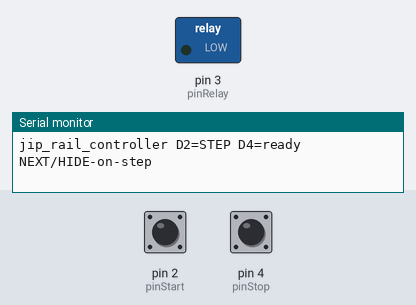
Bench run of a sketch on a simulated Arduino Uno, built with avr-gcc and run on an emulated ATmega328P. On the bench: switched loads named in the sketch (green lamp = pin HIGH), the last lines printed to the serial monitor. The test bench sets the inputs (shaded band); at power-on: pin 2 (pinStart) LOW, pin 4 (pinStop) LOW.

Above: at 1.2 s.
1.3 s: pin 2 (pinStart) pulled HIGH for 0.15 s
At 1.8 s:
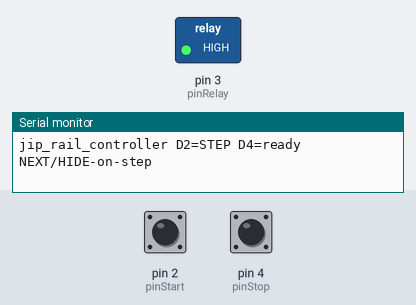
2.9 s: pin 4 (pinStop) pulled HIGH for 0.15 s
At 4.1 s:
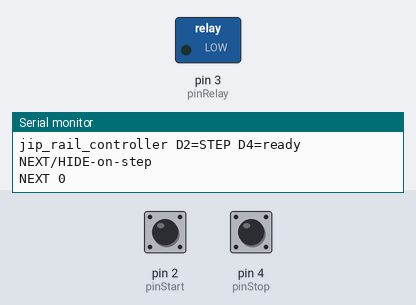
4.5 s: pin 2 (pinStart) pulled HIGH for 1 s
At 5.4 s:
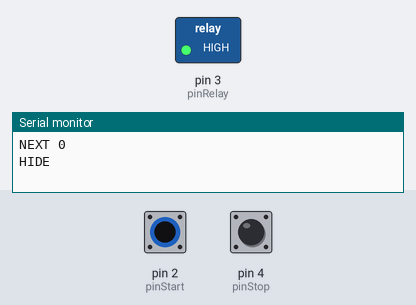
7.0 s: pin 4 (pinStop) pulled HIGH for 1 s
At 7.3 s:
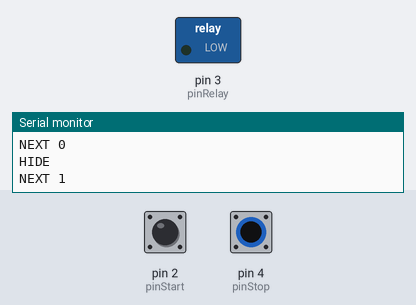
9.5 s: pin 2 (pinStart) pulled HIGH for 3.2 s
At 10.5 s:
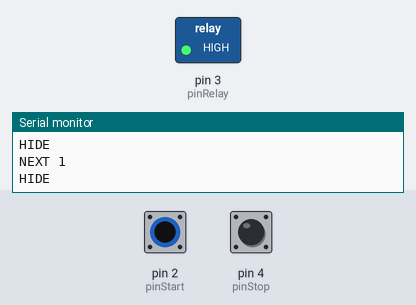
Timing chart, 0 to 12.5 s (numbered marks = the images above; inputs shaded):
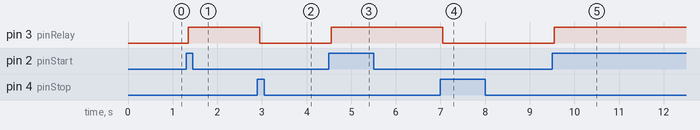

The sketch:

jip_rail_controller.ino
```cpp
/*
 * JIP rail controller — bench / experiment 13 style (custom relay on D3)
 *
 * Debounce pattern from DFRobot project 13:
 *   https://github.com/DFRobot/Beginner-Kit-for-Arduino/blob/master/Sample%20Code/project_13/project_13.ino
 *
 * Behaviour (see PLAN.md):
 *   D2 STEP — each press: if a video is playing, HIDE then motor on; else motor on.
 *     Then wait for D4 ready OPEN (LOW), then CLOSED (HIGH); on close stop motor and
 *     print NEXT <n> (one clip loops on laptop). Ignore STEP while motor is moving.
 *   D4 READY — LOW = open, HIGH = closed (in position). Used only while motor runs;
 *     does not send HIDE; releasing ready does not stop video.
 *
 * Wiring: kit-style pull-down on D2/D4 (released = LOW, pressed/closed = HIGH).
 */

const int pinStart = 2;
const int pinRelay = 3;
const int pinStop = 4;

#ifndef RELAY_ACTIVE_LOW
#define RELAY_ACTIVE_LOW 0
#endif

const long debounceDelay = 50;

int startState;
int lastStartReading = LOW;
unsigned long lastStartDebounce = 0;

int stopState;
int lastStopReading = LOW;
unsigned long lastStopDebounce = 0;

uint16_t clipIndex = 0;

static const uint8_t MOVE_IDLE = 0;
static const uint8_t MOVE_WAIT_OPEN = 1;
static const uint8_t MOVE_WAIT_CLOSE = 2;

static uint8_t movePhase = MOVE_IDLE;
static bool showingVideo = false;

static void relaySetMotorOn(bool on) {
#if RELAY_ACTIVE_LOW
  digitalWrite(pinRelay, on ? LOW : HIGH);
#else
  digitalWrite(pinRelay, on ? HIGH : LOW);
#endif
}

static void onStepPressed() {
  if (movePhase != MOVE_IDLE) {
    return;
  }
  if (showingVideo) {
    Serial.println(F("HIDE"));
    showingVideo = false;
  }
  relaySetMotorOn(true);
  if (stopState == HIGH) {
    movePhase = MOVE_WAIT_OPEN;
  } else {
    movePhase = MOVE_WAIT_CLOSE;
  }
}

void setup() {
  pinMode(pinStart, INPUT);
  pinMode(pinStop, INPUT);
  pinMode(pinRelay, OUTPUT);

  relaySetMotorOn(false);
  movePhase = MOVE_IDLE;
  showingVideo = false;

  startState = digitalRead(pinStart);
  stopState = digitalRead(pinStop);

  Serial.begin(115200);
  Serial.println(F("jip_rail_controller D2=STEP D4=ready NEXT/HIDE-on-step"));
}

void loop() {
  {
    int reading = digitalRead(pinStop);
    if (reading != lastStopReading) {
      lastStopDebounce = millis();
    }
    if ((millis() - lastStopDebounce) > debounceDelay) {
      if (reading != stopState) {
        stopState = reading;
      }
    }
    lastStopReading = reading;
  }

  if (movePhase == MOVE_WAIT_OPEN && stopState == LOW) {
    movePhase = MOVE_WAIT_CLOSE;
  }
  if (movePhase == MOVE_WAIT_CLOSE && stopState == HIGH) {
    relaySetMotorOn(false);
    Serial.print(F("NEXT "));
    Serial.println(clipIndex);
    clipIndex++;
    showingVideo = true;
    movePhase = MOVE_IDLE;
  }

  {
    int reading = digitalRead(pinStart);
    if (reading != lastStartReading) {
      lastStartDebounce = millis();
    }
    if ((millis() - lastStartDebounce) > debounceDelay) {
      if (reading != startState) {
        startState = reading;
        if (startState == HIGH) {
          onStepPressed();
        }
      }
    }
    lastStartReading = reading;
  }
}
```

Measured:
- after the input at 1.3 s, pin 3 (pinRelay): LOW → HIGH after 0.05 s
- after the input at 2.9 s, pin 3 (pinRelay): HIGH → LOW after 0.05 s
- after the input at 4.5 s, pin 3 (pinRelay): LOW → HIGH after 0.05 s
- after the input at 7.0 s, pin 3 (pinRelay): HIGH → LOW after 0.05 s
- after the input at 9.5 s, pin 3 (pinRelay): LOW → HIGH after 0.05 s
